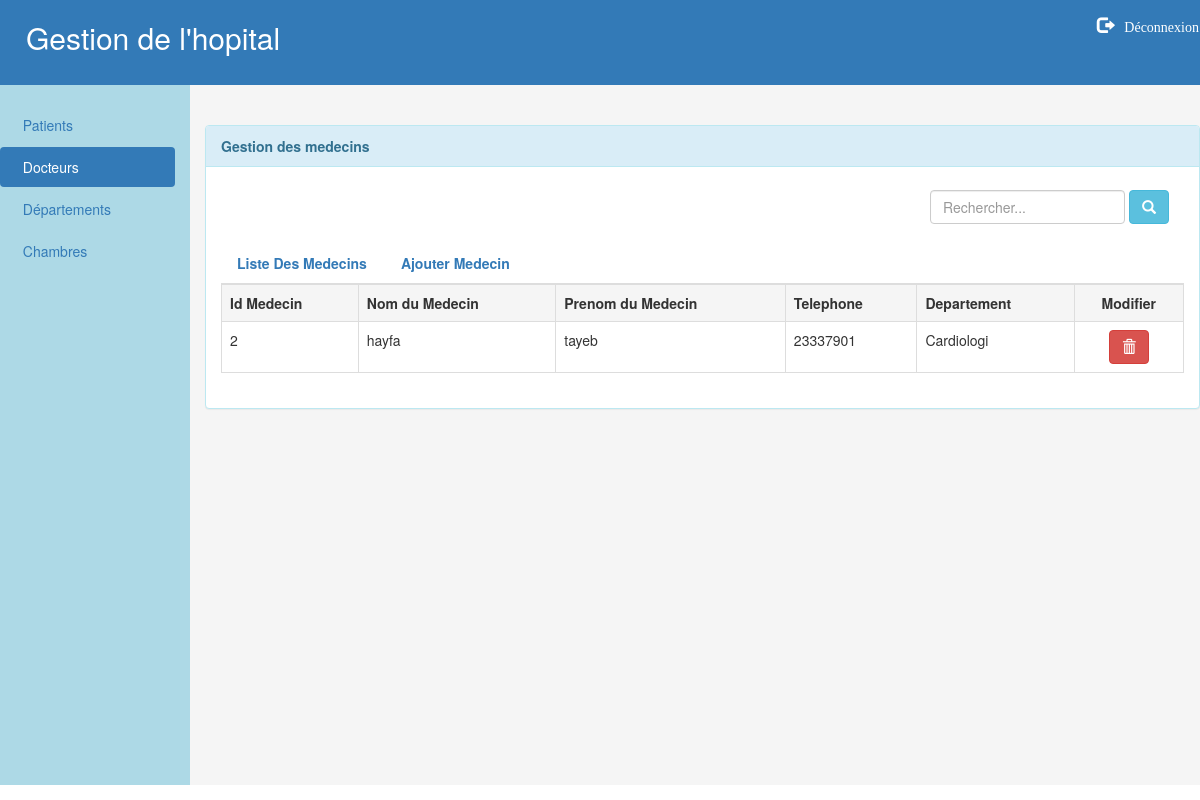
Page /medecin.php on the earlier database version.
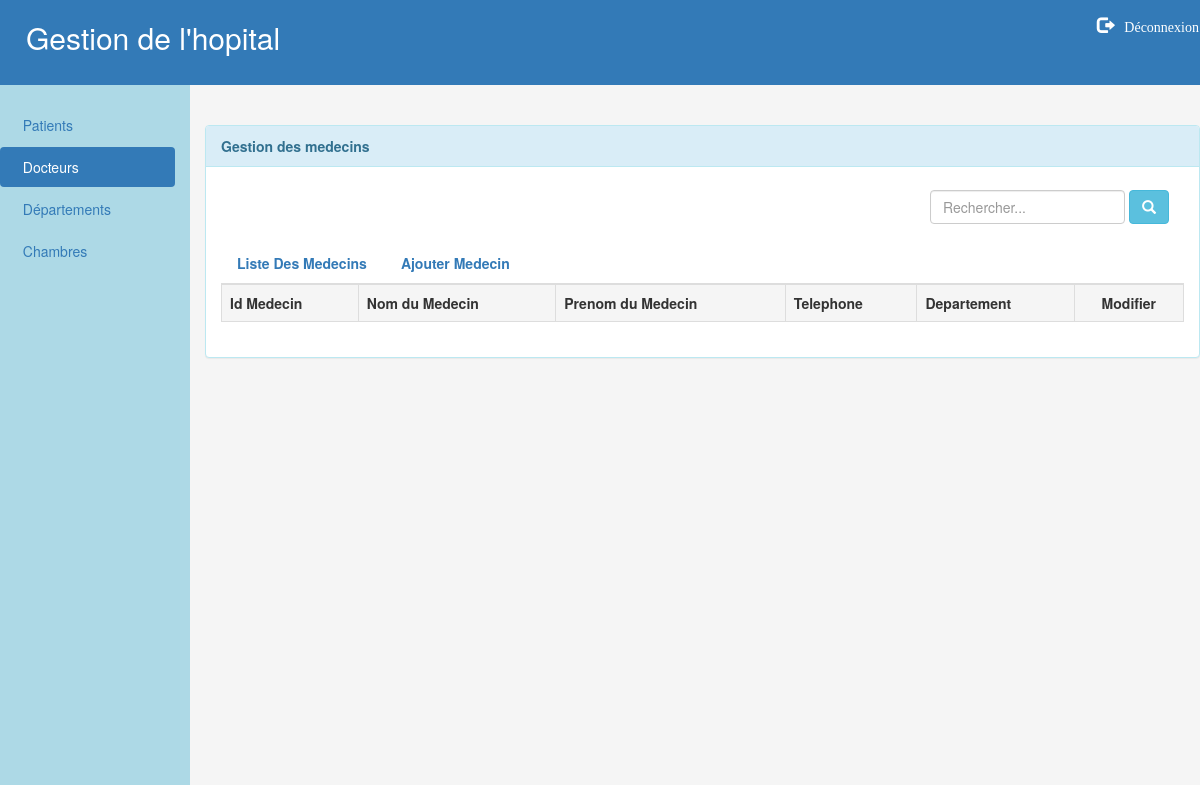
Same page on the later database version.
### tables this page shows
CREATE TABLE IF NOT EXISTS `medecin` (
  `id` int(11) NOT NULL AUTO_INCREMENT,
  `nom` varchar(10) NOT NULL,
  `prenom` varchar(10) NOT NULL,
  `telephone` int(11) NOT NULL,
  `departement` varchar(10) NOT NULL,
  PRIMARY KEY (`id`)
);

### medecin.php (the view, shortened to what this page needs)
<!DOCTYPE html>
<html>
<head>
    <link href="css/styles.css" rel="stylesheet">
    <link href="css/bootstrap.min.css" rel="stylesheet">
</head>
<body>
<div class="row " style="background-color:rgb(51,122,183)">
    <nav class="navbar navbar-expand-sm  navbar-dark ">
        <div class="col-md-10 container-fluid">
            <div class="navbar-header">
                <h2 style="color: white"> &nbsp;&nbsp; Gestion de l'hopital </h2>
            </div>
        </div>
        <div class="col-md-2 ">
            <ul class="nav navbar-nav navbar-right">
                <li>
                <li ><a href="deconnexion.php" class="deconnexion"><span class="glyphicon glyphicon-log-out" aria-hidden="true" ></span> &nbsp; Déconnexion</a></li>
                </li>
            </ul>
        </div>
    </nav>
</div>
<div class="row" >
    <div class="col-md-2 sidenav height:700x;" >
        <ul class="nav nav-pills nav-stacked ">
            <li ><a href="indexPatient.php">&nbsp Patients </a></li>
            <li class="active"><a href="medecin.php">&nbsp Docteurs</a></li>
            <li ><a href="departement.php">&nbsp Départements</a></li>
            <li><a href="chambre.php">&nbsp Chambres</a></li>
        </ul>
    </div>
    <div class="col-md-10 contenu">
        <br> <br>
        <div class="panel panel-info contentinside">
            <div class="panel-heading"><strong>Gestion des medecins</strong></div>
            <div class="panel-body">
                <form class="navbar-form pull-right" method="get">
                    <div class="form-group">
                        <input type="text" class="form-control" placeholder="Rechercher..." name="search">
                    </div>
                    <button type="submit" class="btn btn-info"><span class="glyphicon glyphicon-search" aria-hidden="true"></span> </button>
                </form>
                <br/> <br/> <br/>
                <ul class="nav nav-tabs">
                    <li id="button1"><a class="active"  href="#"><strong>Liste Des Medecins</strong></a></li>
                    <li id="button2"><a href="#" ><strong>Ajouter Medecin</strong></a></li>
                </ul>
                <div id="affichage">
                <table class="table table-bordered table-hover">
                    <tr class="active ">
                        <td ><strong>Id Medecin</strong></td>
                        <td ><strong>Nom du Medecin</strong></td>
                        <td ><strong>Prenom du Medecin</strong></td>
                        <td><strong>Telephone</strong></td>
                        <td><strong>Departement</strong></td>
                        <td style="text-align:center"><strong>Modifier</strong></td>
                    </tr>
                    <?php
                    try{
                        $bdd2= new PDO('mysql:host=localhost;dbName=hopital', 'root', '');
                    }
                    catch (PDOException$e) { print"Erreur : " . $e->getMessage();die(); }
                    $bdd2->query("USE hopital");
                    if((isset($_GET["search"]))AND(!empty($_GET["search"]))){
                        $reponse= $bdd2->query('select * from medecin WHERE nom LIKE "'.$_GET["search"].'%"');
                    }
                    else{
                        $reponse= $bdd2->query('select * from medecin ORDER by id ASC ');
                    }
                    if($reponse){
                        $resultat = $reponse->fetchAll(PDO:: FETCH_OBJ );
                        foreach($resultat as $res) :
                            echo '<tr><td>';
                            echo $res->id;
                            $x=$res->id;
                            echo '<td>';
                            echo $res->nom;
                            echo '<td>';
                            echo $res->prenom;
                            echo '<td>';
                            echo $res->telephone;
                            echo '<td>';
                            echo $res->departement;
                            echo '<td>';
                            echo '<center><a href="deletemed.php?id='.$x.'"><button type="submit" class="btn btn-danger" data-toggle="modal" data-target="#myModal" ><span class="glyphicon glyphicon-trash" aria-hidden="true"></span></button></a></center>';
                        endforeach;
                    }
                    ?>
                </table>
                </div>
            </div>
        </div>
    </div>
</div>
</body>
</html>

Differences in the rows shown:
removed medecin: id "2", nom "hayfa", prenom "tayeb", telephone "23337901", departement "Cardiologi"
